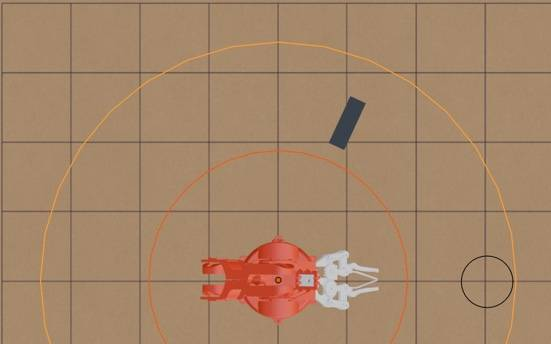
#> input picture prova3.jpg, 551 x 344 px
$ python ElaborazioneImmagineBraccio9.py
#> lines starting #> are read from the running program, lines starting #| are printed output that depends on the picture; after the words box and inside, x2 and y2 are one past the last pixel; in counts of white or black regions, pixels touching at a corner belong together
from PIL import Image
import matplotlib.pyplot as plt
import numpy as np


# 1. Si carica l'immagine e poi da essa viene creato un array NumPy contenente i pixel
# con tre byte per ciascuno per esprimere il colore. Con RGB si esprimono le componenti
# dei colori Red, Green, Blue i cui livelli variano ciascuno da 0 a 255.
# Essi sono immessi in un array di dimensione 3: [R, G, B] per ciascun pixel
# Le dimensioni dell'immagine in pixel è  width x height


img = Image.open('prova3.jpg')
#> img is the input picture: PIL image 551x344 RGB; mean R, G, B 165.8, 133.5, 105.1
pixels = img.load()
width, height = img.size
#> width = 551; height = 344
r_width = 275  # larghezza reale dell'immagine in mm
r_height = 200   # altezza reale dell'immagine in mm
img_array = np.array(img)
print("Le dimensioni dell'immagine sono: ", width, height, "pixel")
#| Le dimensioni dell'immagine sono:  551 344 pixel


# 2. Definisci il range minimo e massimo per ogni canale (R, G, B)
lower_bound = np.array([50, 60, 70])   # [R_min, G_min, B_min]
upper_bound = np.array([60, 70, 80])  # [R_max, G_max, B_max]

# 3. Trova i pixel che rientrano nel range per tutti e tre i canali
maschera = np.all((img_array >= lower_bound) & (img_array <= upper_bound), axis=-1)
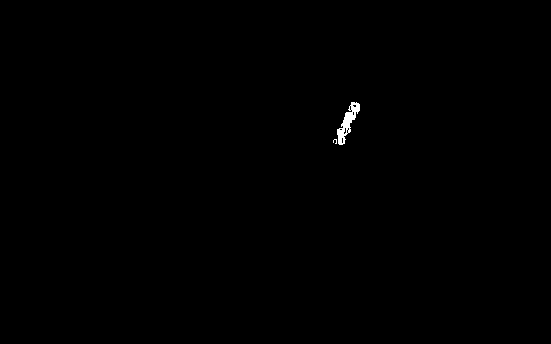
#> maschera: shape (344, 551) bool; 0.2% white; 2 white regions (1 under 20 px), largest, box (x1, y1, x2, y2) and area: (337, 102, 360, 145) 377


# 4. Ottieni le coordinate (indici y, x) dei pixel individuati e il loro baricentro
coordinata_y, coordinata_x = np.where(maschera)
#> coordinata_y = 388 values from 102 to 144; coordinata_x = 388 values, max 359 at index 21, min 333 at index 351, mean 346.9


if (len(coordinata_x)!=0  and len(coordinata_y) != 0) :
    print(f"Trovati {len(coordinata_x)} pixel del colore nel range dei colori specificato.")
#| Trovati 388 pixel del colore nel range dei colori specificato.
    x_p = sum(coordinata_x)// len(coordinata_x)
#> x_p = 346
    y_p = sum(coordinata_y)// len(coordinata_y)
#> y_p = 122
    x_b = x_p*(r_width/width)-r_width/2         # ascissa rispetto al centro dell'immagine
#> x_b = 35.19
    y_b = r_height - y_p*(r_height/height)      # ordinata rispetto al bordo inferiore dell'immagine
#> y_b = 129.1
    print("Il baricentro dei pixel del colore specificato è nel pixel: ", x_p, y_p)
#| Il baricentro dei pixel del colore specificato è nel pixel:  346 122
    print("Il baricentro dei pixel del colore specificato ha coordinate: ", np.int64(x_b), "mm",np.int64(y_b),"mm")
#| Il baricentro dei pixel del colore specificato ha coordinate:  35 mm 129 mm
else:
    print("Non esiste alcun pixel nel range dei colori specificato! ")


# 5. Visualizza l'immagine e i pixel trovati
fig, ax = plt.subplots()
ax.imshow(img)
ax.scatter(coordinata_x, coordinata_y, color='yellow', s=10, label='Pixel target')
ax.legend()
plt.show()
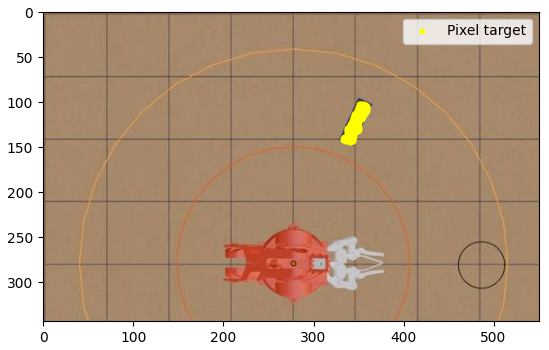
#> figure drawn by matplotlib, 1 panel

$ run again, with prova4.jpg copied over prova3.jpg
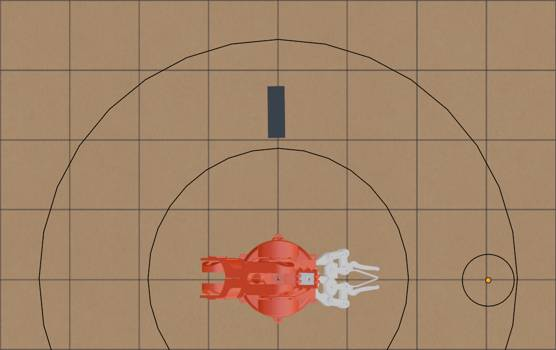
#> input picture prova4.jpg, 556 x 350 px
#> img is the input picture: PIL image 556x350 RGB; mean R, G, B 163.7, 132.7, 104.8
#| Le dimensioni dell'immagine sono:  556 350 pixel
#> `maschera = np.all((img_array >= lower_bound) & (img_array <= upper_bou..`:
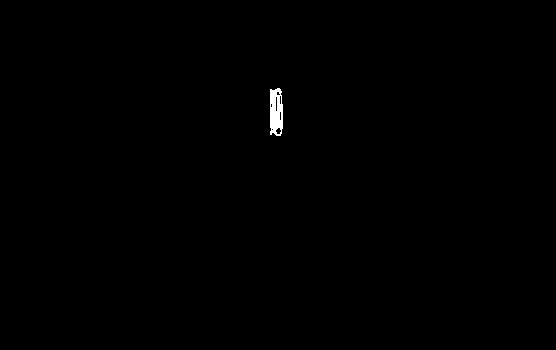
#> maschera: shape (350, 556) bool; 0.26% white; 1 white region, box (x1, y1, x2, y2) and area: (270, 88, 283, 136) 507
#> coordinata_y = 507 values from 88 to 135; coordinata_x = 507 values, max 282 at index 164, min 270 at index 3, mean 275.6
#| Trovati 507 pixel del colore nel range dei colori specificato.
#> x_p = 275
#> y_p = 111
#> x_b = -1.48
#> y_b = 136.6
#| Il baricentro dei pixel del colore specificato è nel pixel:  275 111
#| Il baricentro dei pixel del colore specificato ha coordinate:  -1 mm 136 mm
#> `plt.show()`:
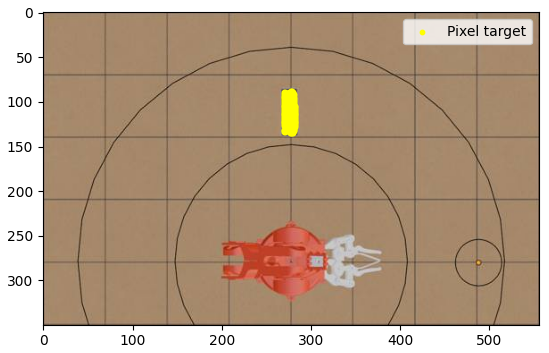
#> figure drawn by matplotlib, 1 panel
